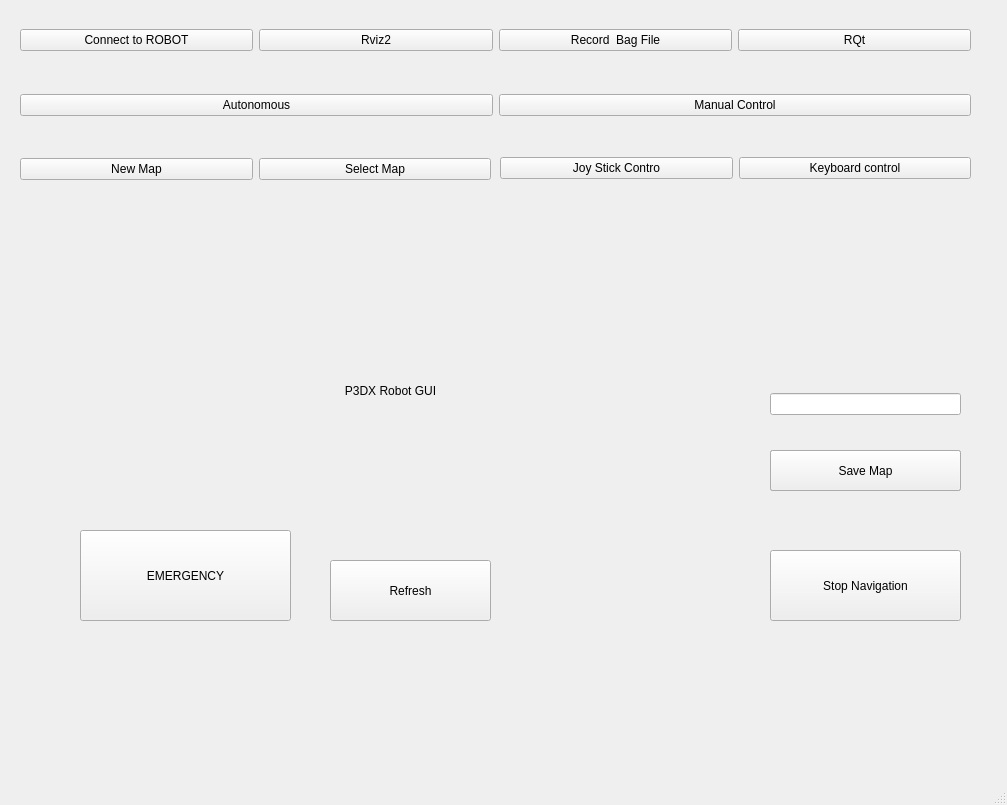
<?xml version="1.0" encoding="UTF-8"?>
<ui version="4.0">
 <class>MainWindow</class>
 <widget class="QMainWindow" name="MainWindow">
  <property name="geometry">
   <rect>
    <x>0</x>
    <y>0</y>
    <width>1007</width>
    <height>805</height>
   </rect>
  </property>
  <property name="windowTitle">
   <string>P3DX Robot GUI</string>
  </property>
  <widget class="QWidget" name="centralwidget">
   <widget class="QWidget" name="horizontalLayoutWidget_3">
    <property name="geometry">
     <rect>
      <x>20</x>
      <y>0</y>
      <width>951</width>
      <height>80</height>
     </rect>
    </property>
    <layout class="QHBoxLayout" name="horizontalLayout_3">
     <item>
      <widget class="QPushButton" name="pushButton_ConnectToRobot">
       <property name="text">
        <string>Connect to ROBOT</string>
       </property>
      </widget>
     </item>
     <item>
      <widget class="QPushButton" name="pushButton_Rviz2">
       <property name="text">
        <string>Rviz2</string>
       </property>
      </widget>
     </item>
     <item>
      <widget class="QPushButton" name="pushButton_Record">
       <property name="text">
        <string>Record  Bag File</string>
       </property>
      </widget>
     </item>
     <item>
      <widget class="QPushButton" name="pushButton_RQt">
       <property name="text">
        <string>RQt</string>
       </property>
      </widget>
     </item>
    </layout>
   </widget>
   <widget class="QWidget" name="horizontalLayoutWidget">
    <property name="geometry">
     <rect>
      <x>20</x>
      <y>80</y>
      <width>951</width>
      <height>51</height>
     </rect>
    </property>
    <layout class="QHBoxLayout" name="horizontalLayout">
     <item>
      <widget class="QPushButton" name="pushButton_Autonomous">
       <property name="text">
        <string>Autonomous</string>
       </property>
      </widget>
     </item>
     <item>
      <widget class="QPushButton" name="pushButton_ManualControl">
       <property name="text">
        <string>Manual Control</string>
       </property>
      </widget>
     </item>
    </layout>
   </widget>
   <widget class="QLabel" name="label">
    <property name="geometry">
     <rect>
      <x>20</x>
      <y>330</y>
      <width>741</width>
      <height>121</height>
     </rect>
    </property>
    <property name="text">
     <string>P3DX Robot GUI</string>
    </property>
    <property name="alignment">
     <set>Qt::AlignCenter</set>
    </property>
   </widget>
   <widget class="QPushButton" name="pushButton_STOP_Nav">
    <property name="geometry">
     <rect>
      <x>770</x>
      <y>550</y>
      <width>191</width>
      <height>71</height>
     </rect>
    </property>
    <property name="text">
     <string>Stop Navigation</string>
    </property>
   </widget>
   <widget class="QWidget" name="verticalLayoutWidget">
    <property name="geometry">
     <rect>
      <x>770</x>
      <y>389</y>
      <width>191</width>
      <height>31</height>
     </rect>
    </property>
    <layout class="QVBoxLayout" name="verticalLayout">
     <item>
      <widget class="QLineEdit" name="lineEdit"/>
     </item>
    </layout>
   </widget>
   <widget class="QPushButton" name="pushButton_StartStopRecord">
    <property name="geometry">
     <rect>
      <x>770</x>
      <y>450</y>
      <width>191</width>
      <height>41</height>
     </rect>
    </property>
    <property name="text">
     <string>Strart Recording</string>
    </property>
   </widget>
   <widget class="QPushButton" name="pushButton_StartStopRecord_2">
    <property name="geometry">
     <rect>
      <x>770</x>
      <y>450</y>
      <width>191</width>
      <height>41</height>
     </rect>
    </property>
    <property name="text">
     <string>Stop Recording</string>
    </property>
   </widget>
   <widget class="QPushButton" name="pushButton_SaveMap">
    <property name="geometry">
     <rect>
      <x>770</x>
      <y>450</y>
      <width>191</width>
      <height>41</height>
     </rect>
    </property>
    <property name="text">
     <string>Save Map</string>
    </property>
   </widget>
   <widget class="QPushButton" name="pushButton_Emergency">
    <property name="geometry">
     <rect>
      <x>80</x>
      <y>530</y>
      <width>211</width>
      <height>91</height>
     </rect>
    </property>
    <property name="text">
     <string>EMERGENCY</string>
    </property>
   </widget>
   <widget class="QPushButton" name="pushButton_Refresh">
    <property name="geometry">
     <rect>
      <x>330</x>
      <y>560</y>
      <width>161</width>
      <height>61</height>
     </rect>
    </property>
    <property name="text">
     <string>Refresh</string>
    </property>
   </widget>
   <widget class="QWidget" name="verticalLayoutWidget_3">
    <property name="geometry">
     <rect>
      <x>70</x>
      <y>380</y>
      <width>701</width>
      <height>80</height>
     </rect>
    </property>
    <layout class="QVBoxLayout" name="verticalLayout_3"/>
   </widget>
   <widget class="QWidget" name="horizontalLayoutWidget_4">
    <property name="geometry">
     <rect>
      <x>500</x>
      <y>130</y>
      <width>471</width>
      <height>76</height>
     </rect>
    </property>
    <layout class="QHBoxLayout" name="horizontalLayout_4">
     <item>
      <widget class="QPushButton" name="pushButton_JoyControl">
       <property name="text">
        <string>Joy Stick Contro</string>
       </property>
      </widget>
     </item>
     <item>
      <widget class="QPushButton" name="pushButton_KeyboardControl">
       <property name="text">
        <string>Keyboard control</string>
       </property>
      </widget>
     </item>
    </layout>
   </widget>
   <widget class="QWidget" name="horizontalLayoutWidget_2">
    <property name="geometry">
     <rect>
      <x>20</x>
      <y>130</y>
      <width>471</width>
      <height>78</height>
     </rect>
    </property>
    <layout class="QHBoxLayout" name="horizontalLayout_2">
     <item>
      <widget class="QPushButton" name="pushButton_NewMap">
       <property name="text">
        <string>New Map</string>
       </property>
      </widget>
     </item>
     <item>
      <widget class="QPushButton" name="pushButton_withMap">
       <property name="text">
        <string>Select Map</string>
       </property>
      </widget>
     </item>
    </layout>
   </widget>
  </widget>
  <widget class="QMenuBar" name="menubar">
   <property name="geometry">
    <rect>
     <x>0</x>
     <y>0</y>
     <width>1007</width>
     <height>22</height>
    </rect>
   </property>
  </widget>
  <widget class="QStatusBar" name="statusbar"/>
 </widget>
 <resources/>
 <connections/>
</ui>
